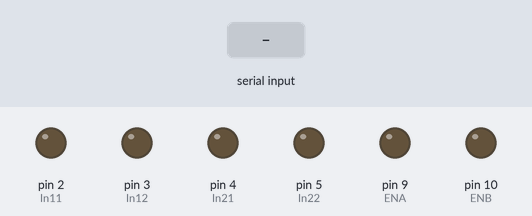
A sketch run on a simulated Arduino Uno, built with avr-gcc and run on an emulated ATmega328P. Parts: output pins drawn as LEDs (lit = HIGH). The inputs (shaded band) are chosen by the test bench.

Above: at 1.2 s.
1.3 s: "1" received over Serial
At 1.9 s:
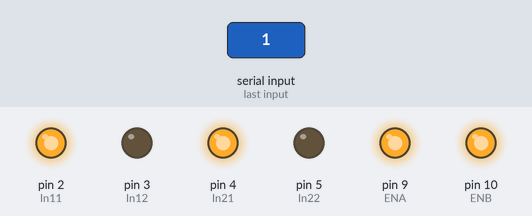
2.8 s: "2" received over Serial
At 4.0 s:
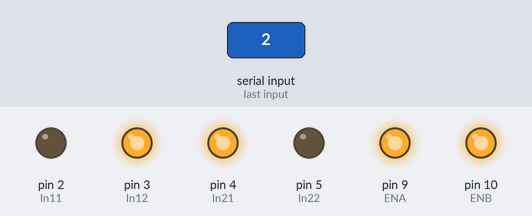
4.3 s: "3" received over Serial
At 5.4 s:
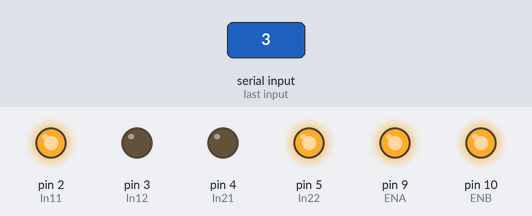
5.8 s: "4" received over Serial
At 6.5 s:
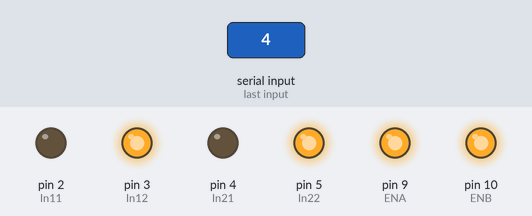
7.3 s: "0" received over Serial
At 7.7 s:
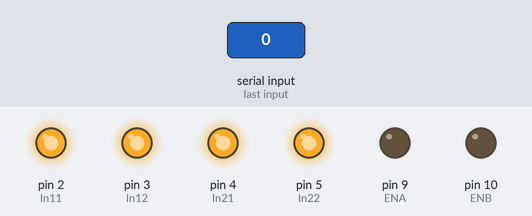
Timing chart, 0 to 9.8 s (numbered marks = the images above; inputs shaded):
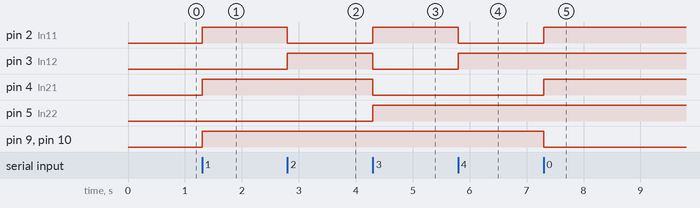

The sketch:

Bluetooth_Controlled_Car.ino
```cpp
#include <SoftwareSerial.h>


#define In11 2
#define In12 3
#define ENA 9
#define ENB 10
#define In21 4
#define In22 5

int state = 0;
void setup()
{


pinMode(In11,OUTPUT);
pinMode(In12,OUTPUT);
pinMode(In21,OUTPUT);
pinMode(In22,OUTPUT);
pinMode(ENA,OUTPUT);
pinMode(ENB,OUTPUT);
Serial.begin(38400);
  }

void loop()
{
   if(Serial.available() > 0)
   {
      state = Serial.read();
   }
      if(state == '1')
      {
  analogWrite(ENA,255);
  analogWrite(ENB,255);
  digitalWrite(In11,HIGH);
  digitalWrite(In12,LOW);
  digitalWrite(In21,HIGH);
  digitalWrite(In22,LOW);
  state=0;
      }
      else if(state == '2')
      {
 analogWrite(ENA,255);
  analogWrite(ENB,255);
  digitalWrite(In11,LOW);
  digitalWrite(In12,HIGH);
  digitalWrite(In21,HIGH);
  digitalWrite(In22,LOW);
  state=0;
 }
   else if(state == '3')
      {
 analogWrite(ENA,255);
  analogWrite(ENB,255);
  digitalWrite(In11,HIGH);
  digitalWrite(In12,LOW);
  digitalWrite(In21,LOW);
  digitalWrite(In22,HIGH);
  state=0;
 }

  else if(state == '4')
      {
 analogWrite(ENA,255);
  analogWrite(ENB,255);
  digitalWrite(In11,LOW);
  digitalWrite(In12,HIGH);
  digitalWrite(In21,LOW);
  digitalWrite(In22,HIGH);
  state=0;
 }
  else if(state == '0')
      {
 analogWrite(ENA,0);
  analogWrite(ENB,0);
  digitalWrite(In11,HIGH);
  digitalWrite(In12,HIGH);
  digitalWrite(In21,HIGH);
  digitalWrite(In22,HIGH);
  state=0;
 }
   }
```

Measured:
- after the input at 1.3 s, pin 2 (In11), pin 4 (In21), pin 9 (ENA), pin 10 (ENB): LOW → HIGH at once
- after the input at 2.8 s, pin 2 (In11): HIGH → LOW at once; pin 3 (In12): LOW → HIGH at once
- after the input at 4.3 s, pin 2 (In11), pin 5 (In22): LOW → HIGH at once; pin 3 (In12), pin 4 (In21): HIGH → LOW at once
- after the input at 5.8 s, pin 2 (In11): HIGH → LOW at once; pin 3 (In12): LOW → HIGH at once
- after the input at 7.3 s, pin 2 (In11), pin 4 (In21): LOW → HIGH at once; pin 9 (ENA), pin 10 (ENB): HIGH → LOW at once
